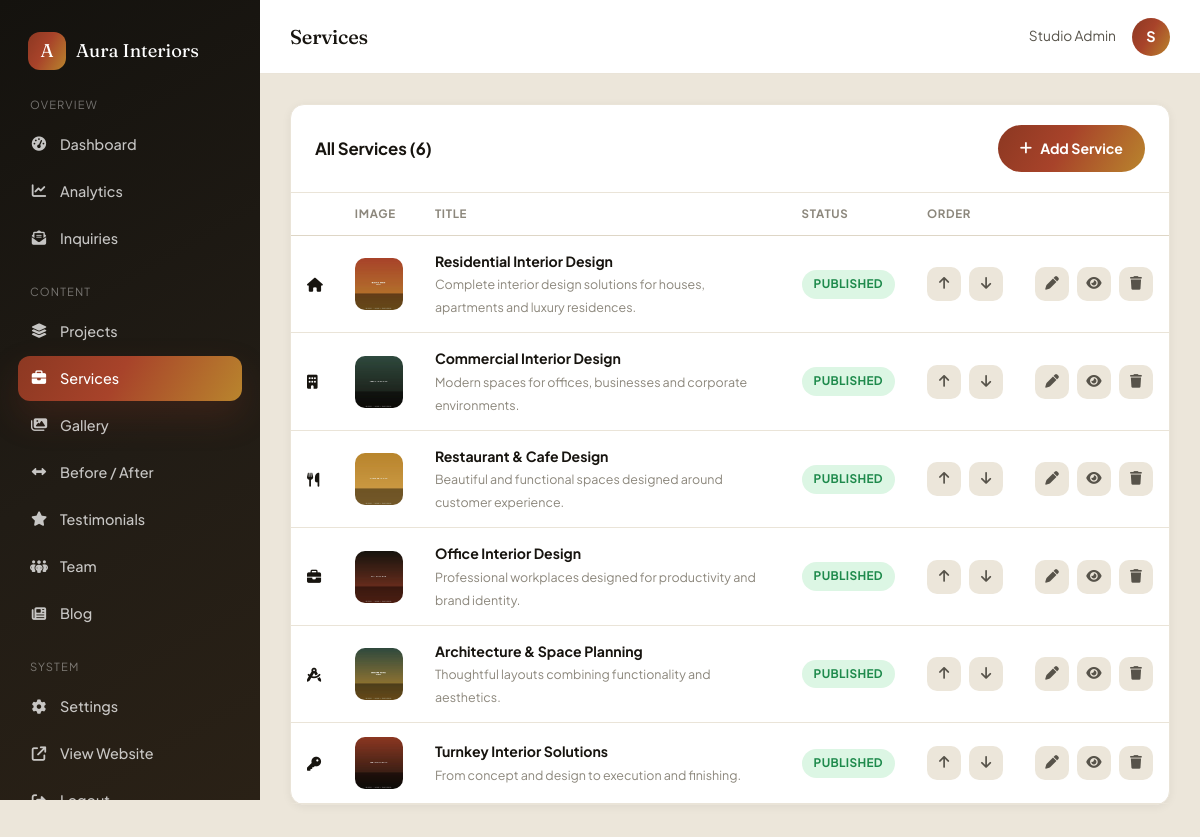
The app's page /admin/services.php (signed in) with its own data.
### tables this page shows
CREATE TABLE `services` (
  `id` INT UNSIGNED AUTO_INCREMENT PRIMARY KEY,
  `title` VARCHAR(150) NOT NULL,
  `slug` VARCHAR(170) NOT NULL UNIQUE,
  `short_description` VARCHAR(500) NULL,
  `content` TEXT NULL,
  `image_path` VARCHAR(255) NULL,
  `icon_class` VARCHAR(60) NULL,
  `sort_order` SMALLINT NOT NULL DEFAULT 0,
  `is_published` TINYINT(1) NOT NULL DEFAULT 1,
  `created_at` DATETIME NOT NULL DEFAULT CURRENT_TIMESTAMP,
  `updated_at` DATETIME NOT NULL DEFAULT CURRENT_TIMESTAMP ON UPDATE CURRENT_TIMESTAMP,
  INDEX `idx_services_published` (`is_published`,`sort_order`)
);

### config/database.php (called while the page is built, shortened)
<?php
function db(): PDO
{
    static $pdo = null;
    if ($pdo instanceof PDO) {
        return $pdo;
    }
    $dsn = 'mysql:host=' . DB_HOST . ';dbname=' . DB_NAME . ';charset=' . DB_CHARSET;
    try {
        $pdo = new PDO($dsn, DB_USER, DB_PASS, [
            PDO::ATTR_ERRMODE            => PDO::ERRMODE_EXCEPTION,
            PDO::ATTR_DEFAULT_FETCH_MODE => PDO::FETCH_ASSOC,
            PDO::ATTR_EMULATE_PREPARES   => false,
        ]);
    } catch (PDOException $e) {
        http_response_code(500);
        if (defined('SITE_ENV') && SITE_ENV === 'local') {
            die('Database connection failed: ' . $e->getMessage());
        }
        die('We are experiencing a temporary issue. Please try again shortly.');
    }
    return $pdo;
}

### includes/functions.php (called while the page is built, shortened)
<?php
function e(?string $value): string
{
    return htmlspecialchars($value ?? '', ENT_QUOTES, 'UTF-8');
}
function asset(string $path): string
{
    return BASE_URL . '/' . ltrim($path, '/');
}
function img(?string $path, string $fallback = 'assets/images/placeholder.jpg'): string
{
    if (empty($path)) {
        return asset($fallback);
    }
    return asset($path);
}

### admin/services.php (the view, shortened to what this page needs)
<?php
$services = db()->query('SELECT * FROM services ORDER BY sort_order')->fetchAll();
require __DIR__ . '/includes/admin-header.php';
?>
<div class="panel">
  <div class="panel__head">
    <h2>All Services (<?= count($services) ?>)</h2>
    <a href="service-form.php" class="btn--admin"><i class="fa-solid fa-plus"></i> Add Service</a>
  </div>
  <div class="table-wrap">
    <table class="admin-table">
      <thead><tr><th></th><th>Image</th><th>Title</th><th>Status</th><th>Order</th><th></th></tr></thead>
      <tbody>
        <?php foreach ($services as $i => $s): ?>
          <tr>
            <td><i class="<?= e($s['icon_class']) ?>"></i></td>
            <td><img class="table-thumb" src="<?= e(img($s['image_path'])) ?>" alt=""></td>
            <td><b><?= e($s['title']) ?></b><br><span style="color:var(--ink-faint);font-size:.78rem"><?= e($s['short_description']) ?></span></td>
            <td><span class="badge <?= $s['is_published'] ? 'badge--published' : 'badge--draft' ?>"><?= $s['is_published'] ? 'Published' : 'Draft' ?></span></td>
            <td>
              <div class="row-actions" style="display:inline-flex">
                <form method="post"><button <?= $i === 0 ? 'disabled' : '' ?>><i class="fa-solid fa-arrow-up"></i></button></form>
                <form method="post"><button <?= $i === count($services) - 1 ? 'disabled' : '' ?>><i class="fa-solid fa-arrow-down"></i></button></form>
              </div>
            </td>
            <td>
              <div class="row-actions">
                <a href="service-form.php?id=<?= $s['id'] ?>" title="Edit"><i class="fa-solid fa-pen"></i></a>
                <form method="post" style="display:inline"><button title="Toggle Publish"><i class="fa-solid fa-eye<?= $s['is_published'] ? '' : '-slash' ?>"></i></button></form>
                <form method="post" style="display:inline" data-confirm="Delete this service?"><button class="danger" title="Delete"><i class="fa-solid fa-trash"></i></button></form>
              </div>
            </td>
          </tr>
        <?php endforeach; ?>
      </tbody>
    </table>
  </div>
</div>
<?php require __DIR__ . '/includes/admin-footer.php'; ?>

### assets/css/style.css (style rules this page uses)
:root { --bg: #F5F2EC; --surface: #FFFFFF; --surface-2: #ECE6DA; --surface-tint: #F1ECE1; --ink: #17140F; --ink-soft: #57534A; --ink-faint: #8C877C; --line: #DED6C6; --line-soft: #EAE4D8; --accent-1: #A8432A; --accent-2: #B9852D; --accent-3: #2F4A3E; --accent-4: #D2A24C; --gradient-brand: linear-gradient(120deg, #8C3822 0%, #A8432A 45%, #B9852D 100%); --gradient-brand-soft: linear-gradient(135deg, rgba(168,67,42,.10), rgba(185,133,45,.10)); --gradient-surface: linear-gradient(160deg, #FFFFFF 0%, #FBF8F2 55%, #F7F1E4 100%); --gradient-dark: linear-gradient(150deg, #14120E 0%, #211C15 55%, #2A2116 100%); --gradient-line: linear-gradient(90deg, var(--accent-1), var(--accent-2), var(--accent-4)); --shadow-sm: 0 2px 10px rgba(23,20,15,.06); --shadow-md: 0 10px 26px rgba(23,20,15,.09); --shadow-lg: 0 22px 50px rgba(23,20,15,.16); --shadow-glow: 0 16px 34px rgba(140,56,34,.24); --radius-sm: 8px; --radius-md: 14px; --radius-lg: 20px; --radius-pill: 999px; --font-display: 'Fraunces', 'Georgia', serif; --font-body: 'Plus Jakarta Sans', -apple-system, BlinkMacSystemFont, 'Segoe UI', sans-serif; --container: 1240px; --header-h: 80px; }
*,*::before,*::after { box-sizing:border-box; margin:0; padding:0; }
html { scroll-behavior:smooth; }
body { font-family: var(--font-body); background: var(--bg); color: var(--ink); line-height:1.6; font-size:16px; -webkit-font-smoothing:antialiased; overflow-x:hidden; }
img { max-width:100%; display:block; }
a { color:inherit; text-decoration:none; }
button { font-family:inherit; cursor:pointer; }
h1,h2,h3,h4,h5 { font-family: var(--font-display); font-weight:500; line-height:1.15; letter-spacing:-0.01em; color:var(--ink); }
h2 { font-size:clamp(2rem, 3.4vw, 3rem); }

### assets/css/admin.css (style rules this page uses)
body.admin-body { background: var(--surface-2); min-height:100vh; }
.panel { background:var(--surface); border-radius:var(--radius-md); border:1px solid var(--line-soft); box-shadow:var(--shadow-sm); margin-bottom:26px; }
.panel__head { display:flex; align-items:center; justify-content:space-between; padding:20px 24px; border-bottom:1px solid var(--line-soft); flex-wrap:wrap; gap:12px; }
.panel__head h2 { font-size:1.05rem; font-family:var(--font-body); font-weight:700; }
.table-wrap { overflow-x:auto; }
table.admin-table { width:100%; border-collapse:collapse; font-size:.88rem; }
table.admin-table th { text-align:left; padding:12px 16px; font-size:.72rem; text-transform:uppercase; letter-spacing:.06em; color:var(--ink-faint); border-bottom:1px solid var(--line); white-space:nowrap; }
table.admin-table td { padding:14px 16px; border-bottom:1px solid var(--line-soft); vertical-align:middle; }
.table-thumb { width:52px; height:52px; border-radius:10px; object-fit:cover; }
.row-actions { display:flex; gap:8px; }
.row-actions a, .row-actions button { width:34px; height:34px; border-radius:10px; display:flex; align-items:center; justify-content:center; background:var(--surface-2); color:var(--ink-soft); border:none; font-size:.85rem; transition:all .2s ease; }
.badge { display:inline-flex; align-items:center; gap:6px; padding:5px 12px; border-radius:var(--radius-pill); font-size:.74rem; font-weight:700; text-transform:uppercase; letter-spacing:.03em; }
.badge--published { background:#DCF6E4; color:#1E8A4C; }
.btn--admin { background:var(--gradient-brand); color:#fff; border:none; padding:12px 22px; border-radius:var(--radius-pill); font-weight:700; font-size:.88rem; display:inline-flex; align-items:center; gap:8px; }

### records on screen
services: image_path (picture), title "Residential Interior Design", short_description "Complete interior design solutions for houses, apartments and luxury residences.", is_published "PUBLISHED"
services: image_path (picture), title "Commercial Interior Design", short_description "Modern spaces for offices, businesses and corporate environments.", is_published "PUBLISHED"
services: image_path (picture), title "Restaurant & Cafe Design", short_description "Beautiful and functional spaces designed around customer experience.", is_published "PUBLISHED"
services: image_path (picture), title "Office Interior Design", short_description "Professional workplaces designed for productivity and brand identity.", is_published "PUBLISHED"
services: image_path (picture), title "Architecture & Space Planning", short_description "Thoughtful layouts combining functionality and aesthetics.", is_published "PUBLISHED"
services: image_path (picture), title "Turnkey Interior Solutions", short_description "From concept and design to execution and finishing.", is_published "PUBLISHED"

### other values on screen
setting('company_name') "Aura Interiors"
$adminPageTitle "Services"
$currentAdmin['name'] "Studio Admin"
substr($currentAdmin['name'], 0, 1) "S"
count($services) "6"
